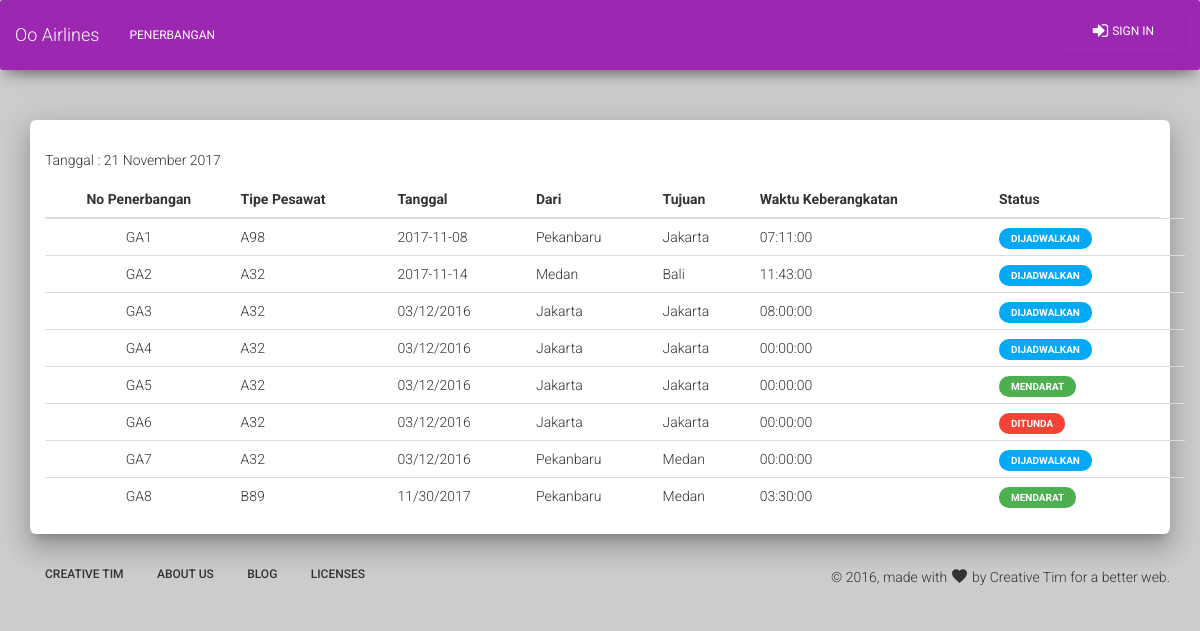
Before: / with the older database file.
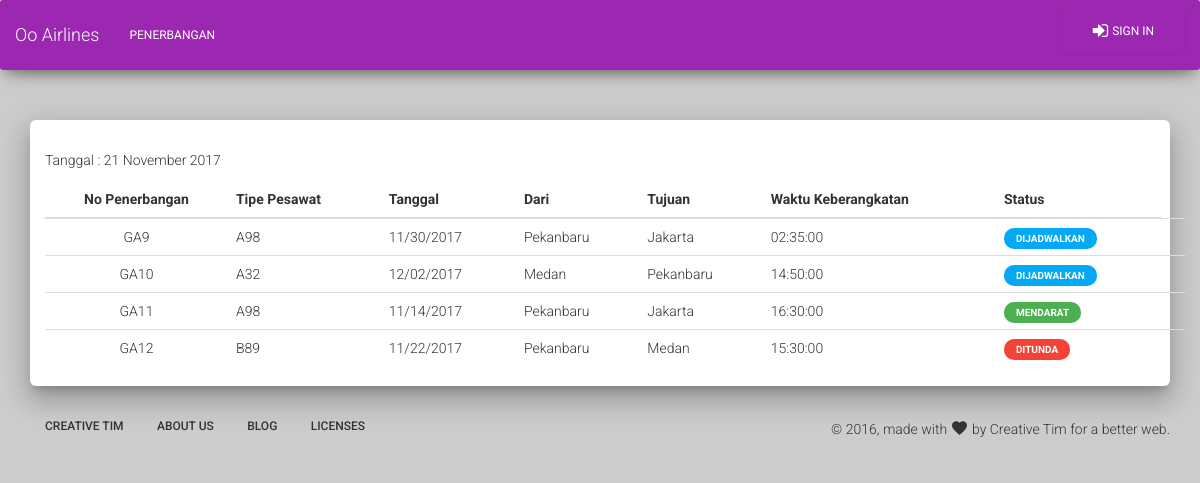
After: the same page with the newer database file.
### tables this page shows
CREATE TABLE `penerbangan` (
  `id_penerbangan` int(255) NOT NULL,
  `id_pesawat` int(11) NOT NULL,
  `tanggal` varchar(255) NOT NULL,
  `dari` varchar(255) NOT NULL,
  `tujuan` varchar(255) NOT NULL,
  `waktu_keberangkatan` time NOT NULL,
  `status` varchar(255) NOT NULL
);

CREATE TABLE `pesawat` (
  `id_pesawat` int(11) NOT NULL,
  `tipe_pesawat` varchar(255) NOT NULL,
  `id_pilot` int(11) NOT NULL
);

### application/controllers/Penerbangan.php (called while the page is built, shortened)
<?php
class penerbangan extends CI_Controller
{
	function __construct()
	{
		$this->load->model('penerbangan_model');
		$this->load->model('pesawat_model');
	}
	function index()
	{
		$data['penerbangan']=$this->penerbangan_model->ambil_data_penerbangan();
		$this->load->view('penerbangan/penerbangan_list',$data);
	}
}
?>

### index.php (called while the page is built, shortened)
<?php
require_once BASEPATH.'core/CodeIgniter.php';

### application/helpers/date_helper.php (called while the page is built, shortened)
<?php
if (!function_exists('bulan')) {
    function bulan(){
        $bulan = Date('m');
        switch ($bulan) {
            case 11:
                $bulan = "November";
                break;
        }
        return $bulan;
    }
}
if (!function_exists('tanggal')) {
    function tanggal() {
        $tanggal = Date('d') . " " .bulan(). " ".Date('Y');
        return $tanggal;
    }
}

### application/models/penerbangan_model.php (called while the page is built, shortened)
<?php
class penerbangan_model extends CI_model
{
	public $nama_table = "penerbangan";
	function ambil_data_penerbangan() {
		$this->db->distinct();
 		$this->db->select('pb.id_penerbangan, ps.tipe_pesawat tipe_pesawat, pb.tanggal tanggal, pb.dari dari, pb.tujuan, pb.waktu_keberangkatan, pb.status');
 		$this->db->from('penerbangan pb');
 		$this->db->join('pesawat ps', 'ps.id_pesawat = pb.id_pesawat');
 		return $this->db->get($this->nama_table)->result();
	}
}
?>

### application/views/penerbangan/penerbangan_list.php (the view, shortened to what this page needs)
<?php
$this->load->view('templates/header');
?>
<div class="wrapper">
	<div class="main main-raised" style="margin-top: 50px;">
		<div class="container">
			<div class="row">
				<div class="col-md-6 text-left" style="margin-top: 30px; margin-bottom: 10px;">
					Tanggal :
					<?php echo tanggal() ?>
				</div>
				<div class="col-md-6 text-right" style="margin-top: 30px; margin-bottom: 10px;">
					</div>
				</div>
				<table class="table">
					<thead>
						<tr>
							<th class="text-center">No Penerbangan</th>
							<th>Tipe Pesawat</th>
							<th>Tanggal</th>
							<th>Dari</th>
							<th>Tujuan</th>
							<th>Waktu Keberangkatan</th>
							<th>Status</th>
						</tr>
					</thead>
					<tbody>
						<?php foreach ($penerbangan as $key => $value) {?>
						<tr>
							<td class="text-center">GA<?php echo $value->id_penerbangan; ?></td>
							<td><?php echo $value->tipe_pesawat; ?></td>
							<td><?php echo $value->tanggal; ?></td>
							<td><?php echo $value->dari; ?></td>
							<td><?php echo $value->tujuan; ?></td>
							<td><?php echo $value->waktu_keberangkatan; ?></td>
							<td><?php if ($value->status == "Dijadwalkan") { ?>
								<span class="label label-info">
									<?php }
									elseif ($value->status == "Mendarat") { ?>
									<span class="label label-success">
										<?php }
										elseif ($value->status == "Ditunda") { ?>
										<span class="label label-danger">
											<?php } ?>
											<?php echo $value->status; ?>
										</span>
									</td>
									<td class="td-actions text-left">
									</td>
								</tr>
								<?php } ?>
							</tbody>
						</table>
					</div>
				</div>
			</div>
			<?php
			$this->load->view('templates/footer');
			?>

### application/views/templates/header.php (shortened to what this page needs)
<!DOCTYPE html>
<html lang="en">
<html>
<head>
	<link rel="stylesheet" href="https://maxcdn.bootstrapcdn.com/font-awesome/latest/css/font-awesome.min.css" />
	<link href="<?php echo base_url('assets/') ?>css/bootstrap.min.css" rel="stylesheet" />
	<link href="<?php echo base_url('assets/') ?>css/material-kit.css" rel="stylesheet"/>
	<link href="http://cdn.jsdelivr.net/timepicker.js/latest/timepicker.min.css" rel="stylesheet"/>
	<link rel="stylesheet" type="text/css" media="screen"
     href="<?php echo base_url('assets/') ?>css/bootstrap-datetimepicker.min.css">
	<link href="<?php echo base_url('assets/') ?>css/demo.css" rel="stylesheet" />
</head>
<?php $user = $this->session->userdata('user'); ?>
<div id="wrapper">
	<nav class="navbar navbar-default" role="navigation">
		<div class="container-fluid">
			<div class="navbar-header">
				<a class="navbar-brand">Oo Airlines</a>
			</div>
			<div class="collapse navbar-collapse" id="bs-example-navbar-collapse-1">
				<ul class="nav navbar-nav">
					<?php if ($user == 'Admin') {
						echo menu_admin();
					} elseif ($user == 'Penumpang') {
						echo menu_penumpang();
					} else {
						echo menu();
					} ?>
				</ul>
				<ul class="nav navbar-top-links navbar-right">
					<?php
					$user = $this->session->userdata('user');
					if ($user == 'Admin' || $user == 'Penumpang') { ?>
					<div class="col-md-3 dropdown">
						<a class="btn btn-simple dropdown-toggle" data-toggle="dropdown" style="color: white">
							<?php $username = $this->session->userdata('username');
							echo $username?>
							<b class="caret"></b>
						</a>
						<ul class="dropdown-menu">
							<li><a href="<?php echo site_url('Login/logout'); ?>">Logout</a></li>
						</ul>
					</div>
					<?php
				}
				elseif ($user != 'Admin' || $user != 'Penumpang') {
					echo anchor(site_url("Login"),'<i class="fa fa-sign-in fa-fw"></i>Sign in','class="btn btn-primary"');}
					?>
				</ul>
			</div>
		</div>
	</nav>
</div>

### application/helpers/global_helper.php (shortened to what this page needs)
<?php  if ( ! defined("BASEPATH")) exit("No direct script access allowed");
	function menu()
	{
		return '<li><a href="'.site_url('Penerbangan').'">Penerbangan</a></li>
        		';
	}

### application/views/templates/footer.php (shortened to what this page needs)
<footer class="footer">
	    <div class="container">
	        <nav class="pull-left">
	            <ul>
					<li>
						<a href="http://www.creative-tim.com">
							Creative Tim
						</a>
					</li>
					<li>
						<a href="http://presentation.creative-tim.com">
						   About Us
						</a>
					</li>
					<li>
						<a href="http://blog.creative-tim.com">
						   Blog
						</a>
					</li>
					<li>
						<a href="http://www.creative-tim.com/license">
							Licenses
						</a>
					</li>
	            </ul>
	        </nav>
	        <div class="copyright pull-right">
	            &copy; 2016, made with <i class="material-icons">favorite</i> by Creative Tim for a better web.
	        </div>
	    </div>
	</footer>
</body>
</html>

Changed rows visible on the page:
removed penerbangan: id_penerbangan "1", id_pesawat.tipe_pesawat "A98", tanggal "2017-11-08", dari "Pekanbaru", tujuan "Jakarta", waktu_keberangkatan "07:11:00", status "DIJADWALKAN"
removed penerbangan: id_penerbangan "2", id_pesawat.tipe_pesawat "A32", tanggal "2017-11-14", dari "Medan", tujuan "Bali", waktu_keberangkatan "11:43:00", status "DIJADWALKAN"
removed penerbangan: id_penerbangan "3", id_pesawat.tipe_pesawat "A32", tanggal "03/12/2016", dari "Jakarta", tujuan "Jakarta", waktu_keberangkatan "08:00:00", status "DIJADWALKAN"
removed penerbangan: id_penerbangan "4", id_pesawat.tipe_pesawat "A32", tanggal "03/12/2016", dari "Jakarta", tujuan "Jakarta", waktu_keberangkatan "00:00:00", status "DIJADWALKAN"
removed penerbangan: id_penerbangan "5", id_pesawat.tipe_pesawat "A32", tanggal "03/12/2016", dari "Jakarta", tujuan "Jakarta", waktu_keberangkatan "00:00:00", status "MENDARAT"
removed penerbangan: id_penerbangan "6", id_pesawat.tipe_pesawat "A32", tanggal "03/12/2016", dari "Jakarta", tujuan "Jakarta", waktu_keberangkatan "00:00:00", status "DITUNDA"
removed penerbangan: id_penerbangan "7", id_pesawat.tipe_pesawat "A32", tanggal "03/12/2016", dari "Pekanbaru", tujuan "Medan", waktu_keberangkatan "00:00:00", status "DIJADWALKAN"
removed penerbangan: id_penerbangan "8", id_pesawat.tipe_pesawat "B89", tanggal "11/30/2017", dari "Pekanbaru", tujuan "Medan", waktu_keberangkatan "03:30:00", status "MENDARAT"
added penerbangan: id_penerbangan "9", id_pesawat.tipe_pesawat "A98", tanggal "11/30/2017", dari "Pekanbaru", tujuan "Jakarta", waktu_keberangkatan "02:35:00", status "DIJADWALKAN"
added penerbangan: id_penerbangan "10", id_pesawat.tipe_pesawat "A32", tanggal "12/02/2017", dari "Medan", tujuan "Pekanbaru", waktu_keberangkatan "14:50:00", status "DIJADWALKAN"
added penerbangan: id_penerbangan "11", id_pesawat.tipe_pesawat "A98", tanggal "11/14/2017", dari "Pekanbaru", tujuan "Jakarta", waktu_keberangkatan "16:30:00", status "MENDARAT"
added penerbangan: id_penerbangan "12", id_pesawat.tipe_pesawat "B89", tanggal "11/22/2017", dari "Pekanbaru", tujuan "Medan", waktu_keberangkatan "15:30:00", status "DITUNDA"
